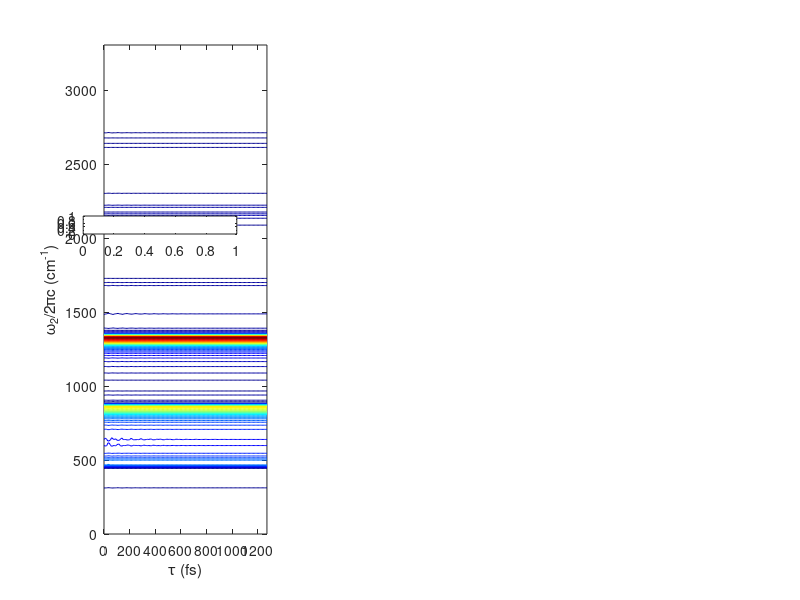

Write the MATLAB code that produced this figure. (Note: this script raises an error after producing the figure.)
% Load data from mat file
clear all
load FSRS
gcf=figure;
set(gcf,'Units','Normalized','Position',[0 0 0.85 0.9]);%[0 4/75 1 0.85]);
FSRS_Res_Cascade=FSRS_Res_Cascade;
FSRS_Res_Direct=-FSRS_Res_Direct;
FSRS_Res_Full=FSRS_Res_Cascade+FSRS_Res_Direct;

% Axes positions
gcp_y=0.3;
gcp_l_x=0.05;gcp_c_x=0.32;gcp_r_x=0.59;
gcw=0.3;gch=0.3;
gcpos=[gcp_l_x gcp_y gcw gch];
gdpos=[gcp_c_x gcp_y gcw gch];
grpos=[gcp_r_x gcp_y gcw gch];
% Color bar positions
cp_y=0.61;
cp_l_x=0.104;cp_c_x=0.374;cp_r_x=0.644;
cw=0.192;ch=0.03;
ccpos=[cp_l_x cp_y cw ch];
cdpos=[cp_c_x cp_y cw ch];
crpos=[cp_r_x cp_y cw ch];
% Text
tstr={'a)';'b)';'c)'};
% Text positions
tp_y=0.535;
tp_l_x=0.105;tp_c_x=0.375;tp_r_x=0.645;
tw=0.06;th=0.06;
tpos=[tp_l_x tp_y tw th; tp_c_x tp_y tw th; tp_r_x tp_y tw th];

dw=1/FSRS_Res_nt;c=3e-5;
w=(-1/2:dw:(1/2-dw))/FSRS_Res_dts/c;w=w-w(1);
t=0:FSRS_Res_dts:(FSRS_Res_nt-1)*FSRS_Res_dts;

maxs=max(max(abs(real(FSRS_Res_Full(:,:,1)))));
    subplot(1,3,1);
    contour(t,w,abs(real(FSRS_Res_Cascade(:,:,1)))/maxs,50);
    xlabel('\tau (fs)');
    ylabel('\omega_2/2\pic (cm^{-1})');%caxis([0 maxr])
    colormap jet;colorbar('Location','northoutside','fontsize',10,'Position',ccpos);
    set(gca,'linewidth',2,'fontsize',10,'fontweight','bold','Position',gcpos);
    axis square;
    annotation(gcf,'textbox',tpos(1,:),...
        'String',tstr(1),'EdgeColor','none',...
        'fontweight','bold','fontsize',10);
    
    subplot(1,3,2);
    contour(t,w,abs(real(FSRS_Res_Direct(:,:,1)))/maxs,50);
    xlabel('\tau (fs)');
    ylabel('\omega_2/2\pic (cm^{-1})');%caxis([0 maxr])
    colormap jet;colorbar('Location','northoutside','fontsize',10,'Position',cdpos);
    set(gca,'linewidth',2,'fontsize',10,'fontweight','bold','Position',gdpos);axis square;
    annotation(gcf,'textbox',tpos(2,:),...
        'String',tstr(2),'EdgeColor','none',...
        'fontweight','bold','fontsize',10);

    subplot(1,3,3);
    contour(t,w,abs(real((FSRS_Res_Full(:,:,1))))/maxs,50);
    xlabel('\tau (fs)');
    ylabel('\omega_2/2\pic (cm^{-1})');%caxis([0 maxr])
    colormap jet;colorbar('Location','northoutside','fontsize',10,'Position',crpos);
    set(gca,'linewidth',2,'fontsize',10,'fontweight','bold','Position',grpos);axis square;
    annotation(gcf,'textbox',tpos(3,:),...
        'String',tstr(3),'EdgeColor','none',...
        'fontweight','bold','fontsize',10);
